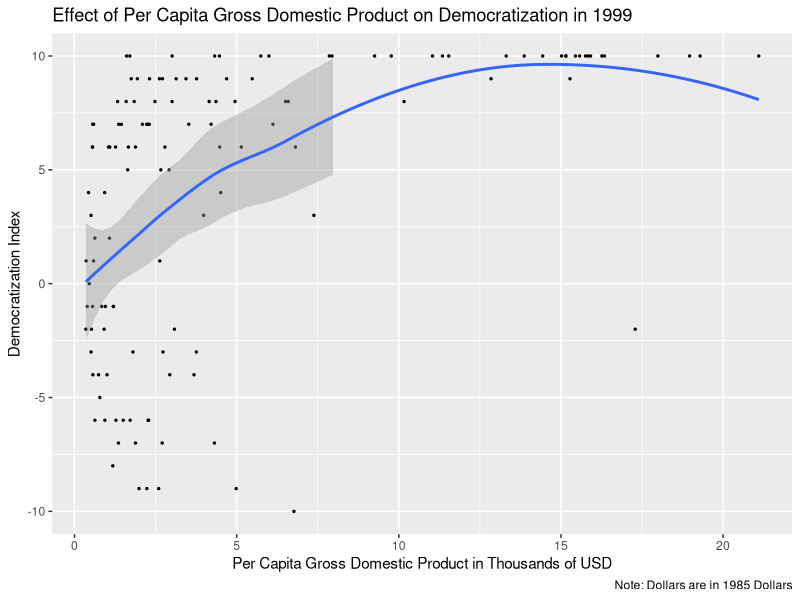
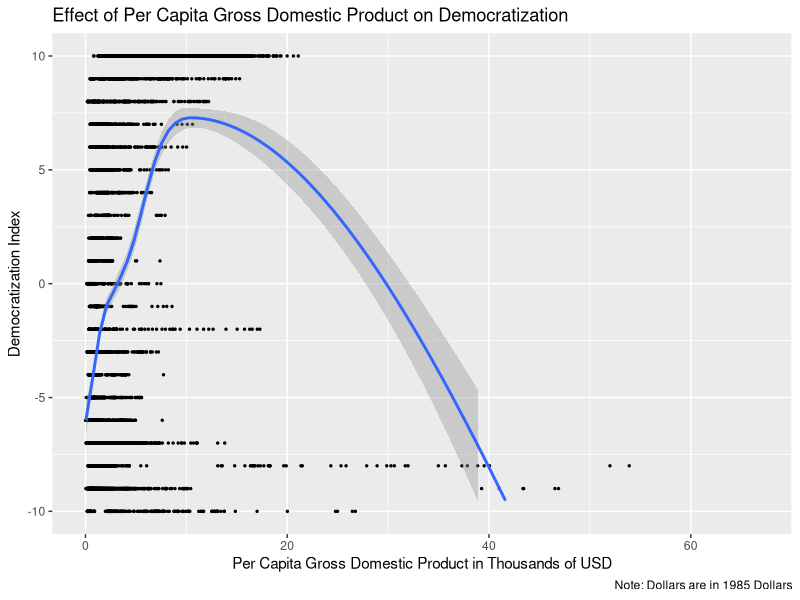

These figures' R source, in order:
## ---- chunk 1
library(tidyverse)
civilwar <- read_csv("civilwar.csv")

civilwar |>
  filter(year == 1999) |>
  ggplot(aes(x = gdpen, y = polity2)) +
  geom_point(size = 0.5) +
  geom_smooth() +
  ylim(-10, 10) +
  labs(
    x = "Per Capita Gross Domestic Product in Thousands of USD",
    y = "Democratization Index",
    title = "Effect of Per Capita Gross Domestic Product on Democratization in 1999",
    caption = "Note: Dollars are in 1985 Dollars"
  )
## ---- chunk 2
civilwar |>
  ggplot(aes(x = gdpen, y = polity2)) +
  geom_point(size = 0.5) +
  geom_smooth() +
  ylim(-10, 10) +
  labs(
    x = "Per Capita Gross Domestic Product in Thousands of USD",
    y = "Democratization Index",
    title = "Effect of Per Capita Gross Domestic Product on Democratization",
    caption = "Note: Dollars are in 1985 Dollars"
  )
